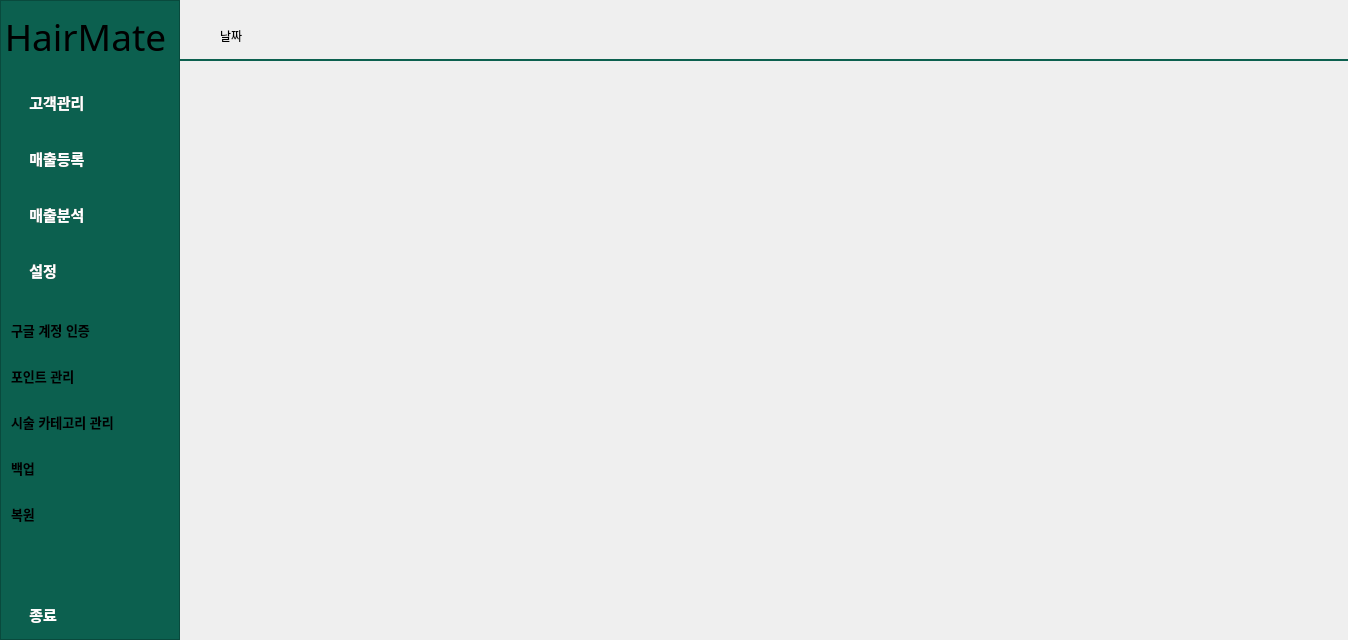
<?xml version="1.0" encoding="UTF-8"?>
<ui version="4.0">
 <class>Form</class>
 <widget class="QWidget" name="Form">
  <property name="geometry">
   <rect>
    <x>0</x>
    <y>0</y>
    <width>1348</width>
    <height>640</height>
   </rect>
  </property>
  <property name="windowTitle">
   <string>Form</string>
  </property>
  <layout class="QHBoxLayout" name="horizontalLayout" stretch="0,0">
   <property name="spacing">
    <number>0</number>
   </property>
   <property name="leftMargin">
    <number>0</number>
   </property>
   <property name="topMargin">
    <number>0</number>
   </property>
   <property name="rightMargin">
    <number>0</number>
   </property>
   <property name="bottomMargin">
    <number>0</number>
   </property>
   <item>
    <widget class="QFrame" name="frame">
     <property name="minimumSize">
      <size>
       <width>180</width>
       <height>0</height>
      </size>
     </property>
     <property name="styleSheet">
      <string notr="true">background-color: #0C604F;</string>
     </property>
     <property name="frameShape">
      <enum>QFrame::Shape::StyledPanel</enum>
     </property>
     <property name="frameShadow">
      <enum>QFrame::Shadow::Raised</enum>
     </property>
     <layout class="QVBoxLayout" name="verticalLayout">
      <property name="leftMargin">
       <number>0</number>
      </property>
      <property name="topMargin">
       <number>0</number>
      </property>
      <property name="bottomMargin">
       <number>0</number>
      </property>
      <item>
       <widget class="QLabel" name="label">
        <property name="minimumSize">
         <size>
          <width>0</width>
          <height>70</height>
         </size>
        </property>
        <property name="font">
         <font>
          <family>Kaushan Script</family>
          <pointsize>28</pointsize>
         </font>
        </property>
        <property name="text">
         <string>HairMate</string>
        </property>
        <property name="alignment">
         <set>Qt::AlignmentFlag::AlignCenter</set>
        </property>
       </widget>
      </item>
      <item>
       <widget class="QPushButton" name="customer_registration_btn">
        <property name="minimumSize">
         <size>
          <width>150</width>
          <height>50</height>
         </size>
        </property>
        <property name="font">
         <font>
          <pointsize>11</pointsize>
          <bold>true</bold>
         </font>
        </property>
        <property name="styleSheet">
         <string notr="true">/* 기본 상태 */
QPushButton {
    text-align: left;
    padding-left: 20px;
    background-color: transparent;
    color: white;
    border: none;
}

/* 호버(마우스 올렸을 때) 및 프레스(클릭했을 때) 상태 */
QPushButton:hover, 
QPushButton:pressed {
    text-align: left;
    padding-left: 20px;
	
    background-color: white;
    color: black;
    
	qproperty-icon: url(&quot;assets/icons/customer_info_black_icon.png&quot;);
    border-top-right-radius: 10px;
    border-bottom-right-radius: 10px;
}</string>
        </property>
        <property name="text">
         <string>  고객관리</string>
        </property>
        <property name="icon">
         <iconset>
          <normaloff>../../../assets/icons/customer_info_icon.png</normaloff>../../../assets/icons/customer_info_icon.png</iconset>
        </property>
        <property name="iconSize">
         <size>
          <width>32</width>
          <height>32</height>
         </size>
        </property>
       </widget>
      </item>
      <item>
       <widget class="QPushButton" name="sales_registration_btn">
        <property name="minimumSize">
         <size>
          <width>150</width>
          <height>50</height>
         </size>
        </property>
        <property name="font">
         <font>
          <pointsize>11</pointsize>
          <bold>true</bold>
         </font>
        </property>
        <property name="styleSheet">
         <string notr="true">/* 기본 상태 */
QPushButton {
    text-align: left;
    padding-left: 20px;
    background-color: transparent;
    color: white;
    border: none;
}

/* 호버(마우스 올렸을 때) 및 프레스(클릭했을 때) 상태 */
QPushButton:hover, 
QPushButton:pressed {
    text-align: left;
    padding-left: 20px;
	
    background-color: white;
    color: black;
    
    border-top-right-radius: 10px;
    border-bottom-right-radius: 10px;
}</string>
        </property>
        <property name="text">
         <string>  매출등록</string>
        </property>
        <property name="icon">
         <iconset>
          <normaloff>../../../assets/icons/sales_registration_icon.png</normaloff>../../../assets/icons/sales_registration_icon.png</iconset>
        </property>
        <property name="iconSize">
         <size>
          <width>32</width>
          <height>32</height>
         </size>
        </property>
       </widget>
      </item>
      <item>
       <widget class="QPushButton" name="sales_statistics_btn">
        <property name="minimumSize">
         <size>
          <width>150</width>
          <height>50</height>
         </size>
        </property>
        <property name="font">
         <font>
          <pointsize>11</pointsize>
          <bold>true</bold>
         </font>
        </property>
        <property name="styleSheet">
         <string notr="true">/* 기본 상태 */
QPushButton {
    text-align: left;
    padding-left: 20px;
    background-color: transparent;
    color: white;
    border: none;
}

/* 호버(마우스 올렸을 때) 및 프레스(클릭했을 때) 상태 */
QPushButton:hover, 
QPushButton:pressed {
    text-align: left;
    padding-left: 20px;
	
    background-color: white;
    color: black;
    
    border-top-right-radius: 10px;
    border-bottom-right-radius: 10px;
}</string>
        </property>
        <property name="text">
         <string>  매출분석</string>
        </property>
        <property name="icon">
         <iconset>
          <normaloff>../../../assets/icons/sales_statistics_icon.png</normaloff>../../../assets/icons/sales_statistics_icon.png</iconset>
        </property>
        <property name="iconSize">
         <size>
          <width>32</width>
          <height>32</height>
         </size>
        </property>
       </widget>
      </item>
      <item>
       <widget class="QPushButton" name="setting_btn">
        <property name="minimumSize">
         <size>
          <width>150</width>
          <height>50</height>
         </size>
        </property>
        <property name="font">
         <font>
          <pointsize>11</pointsize>
          <bold>true</bold>
         </font>
        </property>
        <property name="styleSheet">
         <string notr="true">/* 기본 상태 */
QPushButton {
    text-align: left;
    padding-left: 20px;
    background-color: transparent;
    color: white;
    border: none;
}

/* 호버(마우스 올렸을 때) 및 프레스(클릭했을 때) 상태 */
QPushButton:hover, 
QPushButton:pressed {
    text-align: left;
    padding-left: 20px;
	
    background-color: white;
    color: black;
    
    border-top-right-radius: 10px;
    border-bottom-right-radius: 10px;
}</string>
        </property>
        <property name="text">
         <string>  설정</string>
        </property>
        <property name="icon">
         <iconset>
          <normaloff>../../../assets/icons/setting_icon.png</normaloff>../../../assets/icons/setting_icon.png</iconset>
        </property>
        <property name="iconSize">
         <size>
          <width>32</width>
          <height>32</height>
         </size>
        </property>
       </widget>
      </item>
      <item>
       <widget class="QFrame" name="sub_menu_frame">
        <property name="styleSheet">
         <string notr="true">border: none;

</string>
        </property>
        <property name="frameShape">
         <enum>QFrame::Shape::StyledPanel</enum>
        </property>
        <property name="frameShadow">
         <enum>QFrame::Shadow::Raised</enum>
        </property>
        <layout class="QVBoxLayout" name="verticalLayout_2">
         <property name="leftMargin">
          <number>0</number>
         </property>
         <item alignment="Qt::AlignmentFlag::AlignLeft">
          <widget class="QPushButton" name="auth_management_btn">
           <property name="minimumSize">
            <size>
             <width>140</width>
             <height>40</height>
            </size>
           </property>
           <property name="font">
            <font>
             <pointsize>10</pointsize>
             <bold>true</bold>
            </font>
           </property>
           <property name="styleSheet">
            <string notr="true">/* 기본 상태 */
QPushButton {
    text-align: left;
    padding-left: 10px;
    background-color: transparent;
    color: #000000;
    border: none;
	padding-left: 10px;
}

/* 호버(마우스 올렸을 때) 및 프레스(클릭했을 때) 상태 */
QPushButton:hover, 
QPushButton:pressed {
    text-align: left;
    padding-left: 10px;
	
    background-color: white;
    color: black;
    
    border-top-right-radius: 10px;
    border-bottom-right-radius: 10px;
}</string>
           </property>
           <property name="text">
            <string>구글 계정 인증</string>
           </property>
          </widget>
         </item>
         <item alignment="Qt::AlignmentFlag::AlignLeft">
          <widget class="QPushButton" name="point_ratio_change_btn">
           <property name="minimumSize">
            <size>
             <width>140</width>
             <height>40</height>
            </size>
           </property>
           <property name="font">
            <font>
             <pointsize>10</pointsize>
             <bold>true</bold>
            </font>
           </property>
           <property name="styleSheet">
            <string notr="true">/* 기본 상태 */
QPushButton {
    text-align: left;
    padding-left: 10px;
    background-color: transparent;
    color: #000000;
    border: none;
	padding-left: 10px;
}

/* 호버(마우스 올렸을 때) 및 프레스(클릭했을 때) 상태 */
QPushButton:hover, 
QPushButton:pressed {
    text-align: left;
    padding-left: 10px;
	
    background-color: white;
    color: black;
    
    border-top-right-radius: 10px;
    border-bottom-right-radius: 10px;
}</string>
           </property>
           <property name="text">
            <string>포인트 관리</string>
           </property>
          </widget>
         </item>
         <item alignment="Qt::AlignmentFlag::AlignLeft">
          <widget class="QPushButton" name="category_service_management_btn">
           <property name="minimumSize">
            <size>
             <width>140</width>
             <height>40</height>
            </size>
           </property>
           <property name="font">
            <font>
             <pointsize>10</pointsize>
             <bold>true</bold>
            </font>
           </property>
           <property name="styleSheet">
            <string notr="true">/* 기본 상태 */
QPushButton {
    text-align: left;
    padding-left: 10px;
    background-color: transparent;
    color: #000000;
    border: none;
	padding-left: 10px;
}

/* 호버(마우스 올렸을 때) 및 프레스(클릭했을 때) 상태 */
QPushButton:hover, 
QPushButton:pressed {
    text-align: left;
    padding-left: 10px;
	
    background-color: white;
    color: black;
    
    border-top-right-radius: 10px;
    border-bottom-right-radius: 10px;
}</string>
           </property>
           <property name="text">
            <string>시술 카테고리 관리</string>
           </property>
          </widget>
         </item>
         <item alignment="Qt::AlignmentFlag::AlignLeft">
          <widget class="QPushButton" name="backup_btn">
           <property name="minimumSize">
            <size>
             <width>140</width>
             <height>40</height>
            </size>
           </property>
           <property name="font">
            <font>
             <pointsize>10</pointsize>
             <bold>true</bold>
            </font>
           </property>
           <property name="styleSheet">
            <string notr="true">/* 기본 상태 */
QPushButton {
    text-align: left;
    padding-left: 10px;
    background-color: transparent;
    color: #000000;
    border: none;
	padding-left: 10px;
}

/* 호버(마우스 올렸을 때) 및 프레스(클릭했을 때) 상태 */
QPushButton:hover, 
QPushButton:pressed {
    text-align: left;
    padding-left: 10px;
	
    background-color: white;
    color: black;
    
    border-top-right-radius: 10px;
    border-bottom-right-radius: 10px;
}</string>
           </property>
           <property name="text">
            <string>백업</string>
           </property>
          </widget>
         </item>
         <item alignment="Qt::AlignmentFlag::AlignLeft">
          <widget class="QPushButton" name="pushButton_10">
           <property name="minimumSize">
            <size>
             <width>140</width>
             <height>40</height>
            </size>
           </property>
           <property name="font">
            <font>
             <pointsize>10</pointsize>
             <bold>true</bold>
            </font>
           </property>
           <property name="styleSheet">
            <string notr="true">/* 기본 상태 */
QPushButton {
    text-align: left;
    padding-left: 10px;
    background-color: transparent;
    color: #000000;
    border: none;
	padding-left: 10px;
}

/* 호버(마우스 올렸을 때) 및 프레스(클릭했을 때) 상태 */
QPushButton:hover, 
QPushButton:pressed {
    text-align: left;
    padding-left: 10px;
	
    background-color: white;
    color: black;
    
    border-top-right-radius: 10px;
    border-bottom-right-radius: 10px;
}</string>
           </property>
           <property name="text">
            <string>복원</string>
           </property>
          </widget>
         </item>
        </layout>
       </widget>
      </item>
      <item>
       <spacer name="verticalSpacer">
        <property name="orientation">
         <enum>Qt::Orientation::Vertical</enum>
        </property>
        <property name="sizeHint" stdset="0">
         <size>
          <width>20</width>
          <height>29</height>
         </size>
        </property>
       </spacer>
      </item>
      <item>
       <widget class="QPushButton" name="exit_btn">
        <property name="minimumSize">
         <size>
          <width>150</width>
          <height>50</height>
         </size>
        </property>
        <property name="font">
         <font>
          <pointsize>11</pointsize>
          <bold>true</bold>
         </font>
        </property>
        <property name="styleSheet">
         <string notr="true">/* 기본 상태 */
QPushButton {
    text-align: left;
    padding-left: 20px;
    background-color: transparent;
    color: white;
    border: none;
}

/* 호버(마우스 올렸을 때) 및 프레스(클릭했을 때) 상태 */
QPushButton:hover, 
QPushButton:pressed {
    text-align: left;
    padding-left: 20px;
	
    background-color: white;
    color: black;
    
    border-top-right-radius: 10px;
    border-bottom-right-radius: 10px;
}</string>
        </property>
        <property name="text">
         <string>  종료</string>
        </property>
        <property name="icon">
         <iconset>
          <normaloff>../../../assets/icons/exit_icon.png</normaloff>../../../assets/icons/exit_icon.png</iconset>
        </property>
        <property name="iconSize">
         <size>
          <width>32</width>
          <height>32</height>
         </size>
        </property>
       </widget>
      </item>
     </layout>
    </widget>
   </item>
   <item>
    <widget class="QStackedWidget" name="stackedWidget">
     <property name="currentIndex">
      <number>0</number>
     </property>
     <widget class="QWidget" name="page_9">
      <widget class="QFrame" name="frame_2">
       <property name="geometry">
        <rect>
         <x>0</x>
         <y>50</y>
         <width>2001</width>
         <height>20</height>
        </rect>
       </property>
       <property name="font">
        <font>
         <underline>false</underline>
        </font>
       </property>
       <property name="styleSheet">
        <string notr="true">color: #0C604F;</string>
       </property>
       <property name="frameShape">
        <enum>QFrame::Shape::HLine</enum>
       </property>
       <property name="frameShadow">
        <enum>QFrame::Shadow::Plain</enum>
       </property>
       <property name="lineWidth">
        <number>2</number>
       </property>
       <property name="midLineWidth">
        <number>0</number>
       </property>
      </widget>
      <widget class="QLabel" name="date_label">
       <property name="geometry">
        <rect>
         <x>40</x>
         <y>20</y>
         <width>201</width>
         <height>31</height>
        </rect>
       </property>
       <property name="text">
        <string>날짜</string>
       </property>
       <property name="textFormat">
        <enum>Qt::TextFormat::MarkdownText</enum>
       </property>
      </widget>
     </widget>
     <widget class="QWidget" name="page_10"/>
    </widget>
   </item>
  </layout>
 </widget>
 <resources/>
 <connections/>
</ui>
